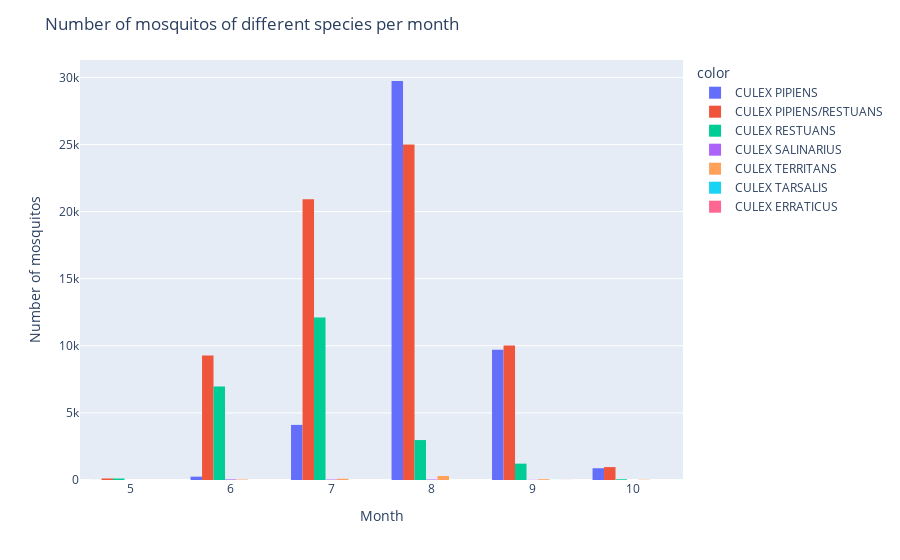

The code cell stored with this chart in its notebook:
### Code cell
# Plot of species vs mos
# Creating the dataframe
df_train_species = df_train.groupby(["Year", "Month", "Species"], as_index=False)[
    "NumMosquitos"
].sum()
# Plot 1
species_mos = px.histogram(
    x=df_train_species["Month"],
    y=df_train_species["NumMosquitos"],
    color=df_train_species["Species"],
    barmode="group",
)


species_mos.update_layout(
    barmode="group",
    title_text="Number of mosquitos of different species per month",
    yaxis_title="Number of mosquitos",
    xaxis_title="Month",
    # hover_data=["Species"],
)

species_mos.show()

### Figure 1 — Plotly figure (JSON) as saved in the notebook; plotly's stock layout.template omitted (floating-point values rounded to 4 significant figures)
{"data": [{"alignmentgroup": "True", "bingroup": "x", "histfunc": "sum", "hovertemplate": "color=CULEX PIPIENS<br>x=%{x}<br>sum of y=%{y}<extra></extra>", "legendgroup": "CULEX PIPIENS", "marker": {"color": "#636efa", "pattern": {"shape": ""}}, "name": "CULEX PIPIENS", "offsetgroup": "CULEX PIPIENS", "orientation": "v", "showlegend": true, "type": "histogram", "x": [5, 6, 7, 8, 9, 10, 5, 6, 7, 8, 9, 10, 6, 7, 8, 9, 7, 8, 9], "xaxis": "x", "y": [1, 20, 3223, 25637, 6143, 847, 3, 170, 334, 148, 182, 30, 59, 498, 439, 340, 51, 3504, 3042], "yaxis": "y"}, {"alignmentgroup": "True", "bingroup": "x", "histfunc": "sum", "hovertemplate": "color=CULEX PIPIENS/RESTUANS<br>x=%{x}<br>sum of y=%{y}<extra></extra>", "legendgroup": "CULEX PIPIENS/RESTUANS", "marker": {"color": "#EF553B", "pattern": {"shape": ""}}, "name": "CULEX PIPIENS/RESTUANS", "offsetgroup": "CULEX PIPIENS/RESTUANS", "orientation": "v", "showlegend": true, "type": "histogram", "x": [5, 6, 7, 8, 9, 10, 5, 6, 7, 8, 9, 10, 6, 7, 8, 9, 6, 7, 8, 9], "xaxis": "x", "y": [10, 121, 3322, 13219, 3063, 830, 104, 5348, 6520, 1728, 1699, 132, 1767, 5157, 2033, 2249, 2039, 5914, 8012, 3001], "yaxis": "y"}, {"alignmentgroup": "True", "bingroup": "x", "histfunc": "sum", "hovertemplate": "color=CULEX RESTUANS<br>x=%{x}<br>sum of y=%{y}<extra></extra>", "legendgroup": "CULEX RESTUANS", "marker": {"color": "#00cc96", "pattern": {"shape": ""}}, "name": "CULEX RESTUANS", "offsetgroup": "CULEX RESTUANS", "orientation": "v", "showlegend": true, "type": "histogram", "x": [5, 6, 7, 8, 9, 10, 5, 6, 7, 8, 9, 10, 6, 7, 8, 9, 6, 7, 8, 9], "xaxis": "x", "y": [29, 286, 625, 867, 33, 7, 83, 1859, 1956, 462, 249, 48, 2154, 2723, 460, 731, 2671, 6797, 1186, 205], "yaxis": "y"}, {"alignmentgroup": "True", "bingroup": "x", "histfunc": "sum", "hovertemplate": "color=CULEX SALINARIUS<br>x=%{x}<br>sum of y=%{y}<extra></extra>", "legendgroup": "CULEX SALINARIUS", "marker": {"color": "#ab63fa", "pattern": {"shape": ""}}, "name": "CULEX SALINARIUS", "offsetgroup": "CULEX SALINARIUS", "orientation": "v", "showlegend": true, "type": "histogram", "x": [6, 7, 8, 9, 10, 6, 7, 8, 9, 6, 7, 8, 9, 7, 8], "xaxis": "x", "y": [1, 16, 31, 12, 1, 10, 10, 2, 4, 36, 11, 4, 3, 1, 3], "yaxis": "y"}, {"alignmentgroup": "True", "bingroup": "x", "histfunc": "sum", "hovertemplate": "color=CULEX TERRITANS<br>x=%{x}<br>sum of y=%{y}<extra></extra>", "legendgroup": "CULEX TERRITANS", "marker": {"color": "#FFA15A", "pattern": {"shape": ""}}, "name": "CULEX TERRITANS", "offsetgroup": "CULEX TERRITANS", "orientation": "v", "showlegend": true, "type": "histogram", "x": [7, 8, 9, 10, 6, 7, 8, 9, 10, 6, 7, 8, 9, 6, 7, 8], "xaxis": "x", "y": [13, 261, 49, 21, 3, 13, 5, 2, 2, 33, 56, 32, 9, 1, 8, 2], "yaxis": "y"}, {"alignmentgroup": "True", "bingroup": "x", "histfunc": "sum", "hovertemplate": "color=CULEX TARSALIS<br>x=%{x}<br>sum of y=%{y}<extra></extra>", "legendgroup": "CULEX TARSALIS", "marker": {"color": "#19d3f3", "pattern": {"shape": ""}}, "name": "CULEX TARSALIS", "offsetgroup": "CULEX TARSALIS", "orientation": "v", "showlegend": true, "type": "histogram", "x": [8, 9, 9], "xaxis": "x", "y": [1, 1, 5], "yaxis": "y"}, {"alignmentgroup": "True", "bingroup": "x", "histfunc": "sum", "hovertemplate": "color=CULEX ERRATICUS<br>x=%{x}<br>sum of y=%{y}<extra></extra>", "legendgroup": "CULEX ERRATICUS", "marker": {"color": "#FF6692", "pattern": {"shape": ""}}, "name": "CULEX ERRATICUS", "offsetgroup": "CULEX ERRATICUS", "orientation": "v", "showlegend": true, "type": "histogram", "x": [9], "xaxis": "x", "y": [7], "yaxis": "y"}], "layout": {"barmode": "group", "legend": {"title": {"text": "color"}, "tracegroupgap": 0}, "margin": {"t": 60}, "title": {"text": "Number of mosquitos of different species per month"}, "xaxis": {"anchor": "y", "domain": [0, 1], "title": {"text": "Month"}}, "yaxis": {"anchor": "x", "domain": [0, 1], "title": {"text": "Number of mosquitos"}}}}
